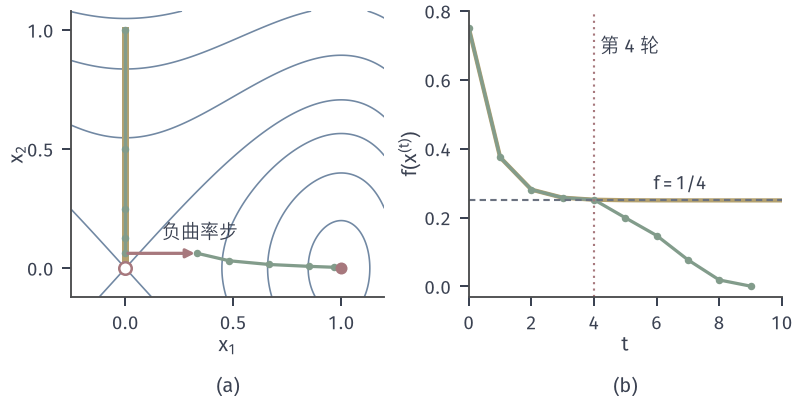

This chart was generated by the following Python code:
from pathlib import Path
import sys
ROOT = next(p for p in Path(__file__).resolve().parents if (p/'build.sh').is_file() and (p/'tex/book.tex').is_file())
sys.path.insert(0, str(ROOT/'figures/00-shared/mathematical-preliminaries-upper/00-shared/comprehension-figures'))
from support import figure, save, BLUE, GREEN, YELLOW, RED, PURPLE, INK, MUTED, GRID, BLUE_FILL, GREEN_FILL, YELLOW_FILL, RED_FILL, PURPLE_FILL
import numpy as np
HERE = Path(__file__).resolve().parent
STROKE = '#4C4D4F'
def panel(fig, left, right, top, bottom, wspace=.25, hspace=.2):
    fig.set_layout_engine(None)
    fig.subplots_adjust(left=left, right=right, top=top, bottom=bottom, wspace=wspace, hspace=hspace)
def tag(fig, ax, s, y=.05):
    p = ax.get_position(); fig.text((p.x0+p.x1)/2, y, s, ha='center', va='top')
# 贯穿例 f(x)=(x1^2-1)^2/4+x2^2/2，L=2 与 M=6 在 |x1|<=1 上成立，alpha=1/2。
def F(x): return .25*(x[0]**2-1)**2+.5*x[1]**2
def G(x): return np.array([x[0]**3-x[0],x[1]])
LEV=[.02,.08,.16,.25,.4,.65,1,1.5]
def contour(ax,xr,yr,levels=LEV):
    X,Y=np.meshgrid(np.linspace(*xr,700),np.linspace(*yr,500))
    ax.contour(X,Y,.25*(X**2-1)**2+.5*Y**2,levels=levels,colors=[BLUE],linewidths=.65)
def minima(ax,pts=((1,0),(-1,0))):
    for x,y in pts: ax.plot([x],[y],'o',ms=4.8,color=RED,mew=0,zorder=6)
def saddle(ax,x=0,y=0): ax.plot([x],[y],'o',mfc='white',mec=RED,ms=5,mew=1,zorder=7)
fig,(a,b)=figure(width_mm=112,height_mm=56,ncols=2); panel(fig,.09,.985,.97,.25,wspace=.27)
contour(a,(-.25,1.2),(-.12,1.08),levels=[.02,.08,.16,.25,.4,.6,.8]); minima(a,((1,0),)); saddle(a)
x=np.array([0.,1.]); P=[x]; typ=[]; eg=.1; eH=.6**.5
for t in range(40):
    g=G(x); lm=3*x[0]**2-1
    if np.linalg.norm(g)>eg: x=x-.5*g; typ.append('G')
    elif min(lm,1)<-eH: x=x+2*abs(lm)/6*np.array([1.,0]); typ.append('N')
    else: break
    P.append(x)
P=np.array(P); 
a.plot(P[:5,0],P[:5,1],'-o',color=GREEN,lw=1.3,ms=3,mew=0,zorder=4)
a.plot(P[5:,0],P[5:,1],'-o',color=GREEN,lw=1.3,ms=3,mew=0,zorder=4)
a.annotate('',xy=P[5],xytext=P[4],arrowprops=dict(arrowstyle='-|>',color=RED,lw=1.3,mutation_scale=7,shrinkA=1,shrinkB=1),zorder=5)
Q=[np.array([0.,1.])]
for t in range(10): Q.append(Q[-1]-.5*G(Q[-1]))
Q=np.array(Q); a.plot(Q[:,0]-.0,Q[:,1],color=YELLOW,lw=2.8,zorder=3)
a.text(.17,.125,'负曲率步',fontsize=7.5)
a.set_xlim(-.25,1.2); a.set_ylim(-.12,1.08); a.set_xlabel('$x_1$',labelpad=1); a.set_ylabel('$x_2$',labelpad=0); a.set_xticks([0,.5,1]); a.set_yticks([0,.5,1])
FP=[F(p) for p in P]; FQ=[F(p) for p in Q]
b.plot(FQ,'-',color=YELLOW,lw=1.7); b.plot(range(len(FP)),FP,'-o',color=GREEN,lw=1.3,ms=3,mew=0)
b.axhline(.25,color=MUTED,lw=.85,ls=(0,(3,2))); b.axvline(4,color=RED,lw=.85,ls=(0,(1,2)))
b.text(5.9,.28,'$f=1/4$',fontsize=7.5); b.text(4.2,.68,'第 4 轮',fontsize=7.5)
b.set_xlabel('$t$',labelpad=1); b.set_ylabel('$f(x^{(t)})$',labelpad=1); b.set_xlim(0,10); b.set_ylim(-.03,.8)
tag(fig,a,'(a)'); tag(fig,b,'(b)')
save(fig,HERE,'figure',{'x0':[0,1],'alpha':.5,'eps_g':.1,'eps_H':'sqrt(0.6)','M':6})
